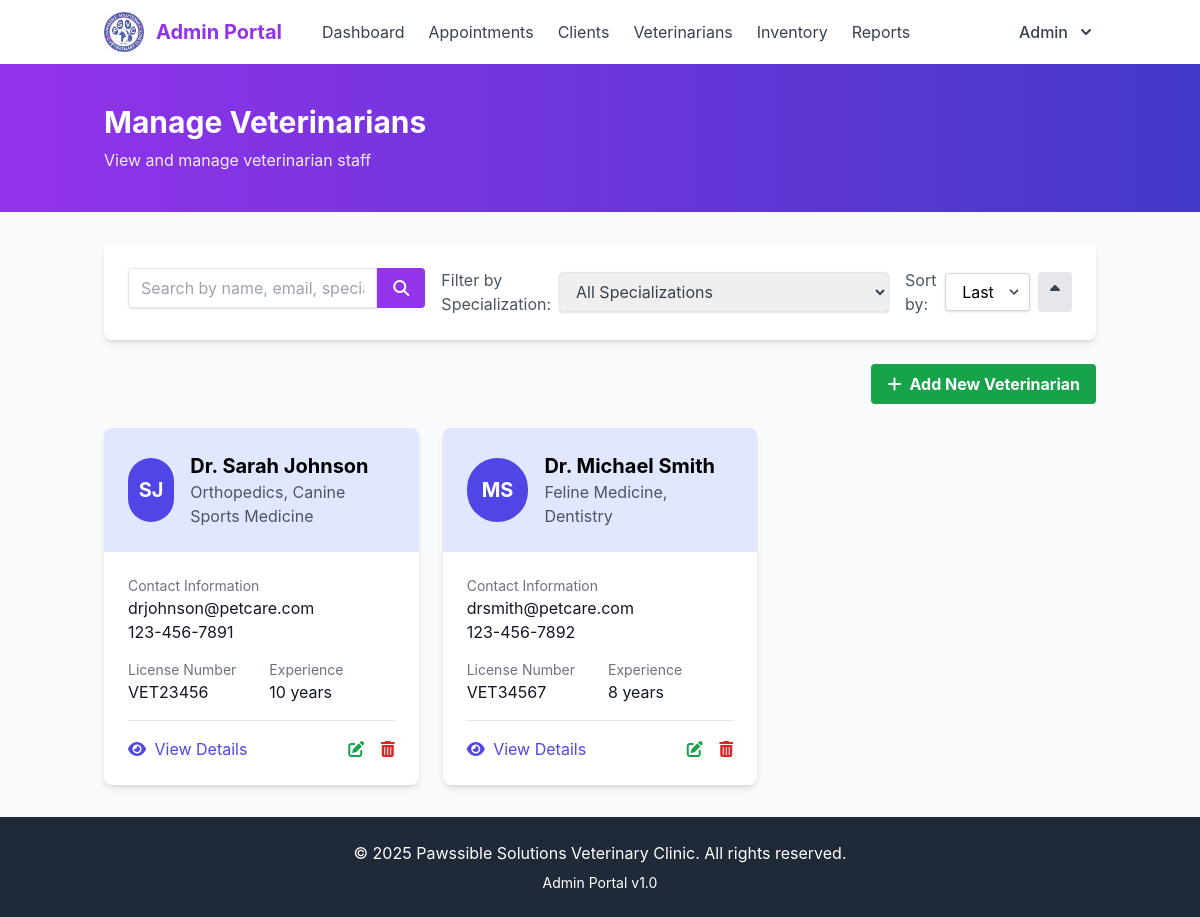
Page /admin/vets.php (signed in) on the earlier database version.
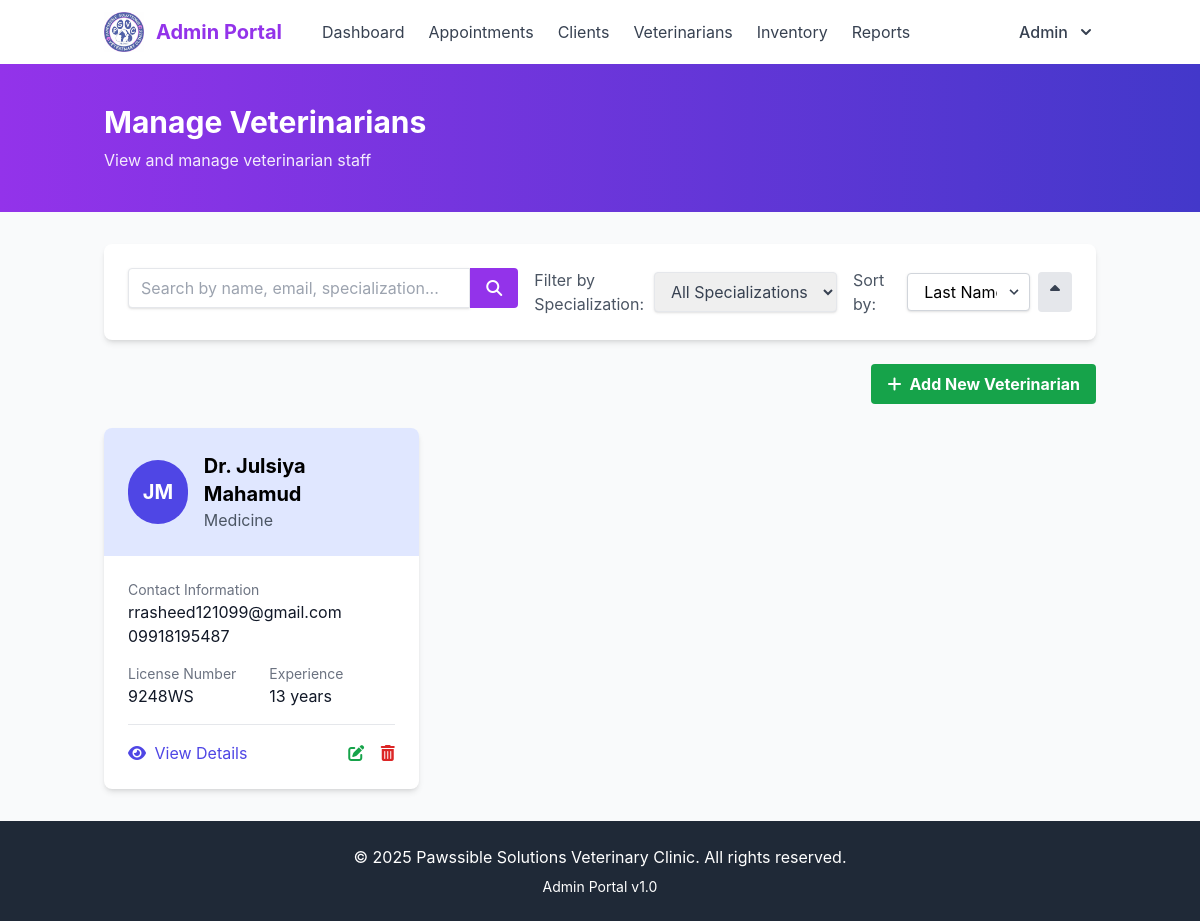
Same page on the later database version.
### tables this page shows
CREATE TABLE `vets` (
  `id` int(11) NOT NULL,
  `user_id` int(11) NOT NULL,
  `specialization` varchar(100) DEFAULT NULL,
  `license_number` varchar(50) DEFAULT NULL,
  `years_of_experience` int(11) DEFAULT NULL,
  `bio` text DEFAULT NULL
);

CREATE TABLE `users` (
  `id` int(11) NOT NULL,
  `username` varchar(50) NOT NULL,
  `password` varchar(255) NOT NULL,
  `first_name` varchar(50) NOT NULL,
  `last_name` varchar(50) NOT NULL,
  `email` varchar(100) NOT NULL,
  `phone` varchar(20) DEFAULT NULL,
  `role` enum('client','vet','admin') NOT NULL DEFAULT 'client',
  `last_login` datetime DEFAULT NULL,
  `created_at` timestamp NOT NULL DEFAULT current_timestamp(),
  `updated_at` timestamp NOT NULL DEFAULT current_timestamp() ON UPDATE current_timestamp()
);

### admin/vets.php (the view, shortened to what the changed rows need)
<?php
$database = new Database();
$db = $database->getConnection();
$sort = isset($_GET['sort']) ? $_GET['sort'] : 'last_name';
$order = isset($_GET['order']) ? $_GET['order'] : 'asc';
$query = "SELECT v.*, u.first_name, u.last_name, u.email, u.phone, u.last_login
          FROM vets v
          JOIN users u ON v.user_id = u.id
          WHERE u.role = 'vet'";
switch ($sort) {
    case 'last_name':
        $query .= " ORDER BY u.last_name " . $order;
        break;
}
$stmt = $db->prepare($query);
$stmt->execute();
include_once '../includes/admin_header.php';
?>
<div class="bg-gradient-to-r from-purple-600 to-indigo-700 py-10">
    <div class="container mx-auto px-4">
        <h1 class="text-3xl font-bold text-white">Manage Veterinarians</h1>
    </div>
</div>
<div class="container mx-auto px-4 py-8">
    <?php if ($stmt->rowCount() > 0): ?>
        <div class="grid grid-cols-1 md:grid-cols-2 lg:grid-cols-3 gap-6">
            <?php while ($vet = $stmt->fetch(PDO::FETCH_ASSOC)): ?>
                <div class="bg-white rounded-lg shadow-md overflow-hidden">
                    <div class="bg-indigo-100 p-6 flex items-center">
                        <div class="bg-indigo-600 text-white rounded-full h-16 w-16 flex items-center justify-center font-bold text-xl">
                            <?php echo strtoupper(substr($vet['first_name'], 0, 1) . substr($vet['last_name'], 0, 1)); ?>
                        </div>
                        <div class="ml-4">
                            <h3 class="text-xl font-bold">Dr. <?php echo htmlspecialchars($vet['first_name'] . ' ' . $vet['last_name']); ?></h3>
                            <?php if (!empty($vet['specialization'])): ?>
                                <p class="text-gray-600"><?php echo htmlspecialchars($vet['specialization']); ?></p>
                            <?php endif; ?>
                        </div>
                    </div>
                    <div class="p-6">
                        <div class="mb-4">
                            <p class="text-sm text-gray-500">Contact Information</p>
                            <p class="text-gray-900"><?php echo htmlspecialchars($vet['email']); ?></p>
                            <?php if (!empty($vet['phone'])): ?>
                                <p class="text-gray-900"><?php echo htmlspecialchars($vet['phone']); ?></p>
                            <?php endif; ?>
                        </div>
                        <div class="grid grid-cols-2 gap-4 mb-4">
                            <div>
                                <p class="text-sm text-gray-500">License Number</p>
                                <p class="text-gray-900"><?php echo !empty($vet['license_number']) ? htmlspecialchars($vet['license_number']) : 'N/A'; ?></p>
                            </div>
                            <div>
                                <p class="text-sm text-gray-500">Experience</p>
                                <p class="text-gray-900"><?php echo !empty($vet['years_of_experience']) ? htmlspecialchars($vet['years_of_experience']) . ' years' : 'N/A'; ?></p>
                            </div>
                        </div>
                        <div class="pt-4 border-t border-gray-200 flex justify-between">
                            <a href="view_vet.php?id=<?php echo $vet['id']; ?>" class="text-indigo-600 hover:text-indigo-900">
                                <i class="fas fa-eye mr-1"></i> View Details
                            </a>
                            <div>
                                <a href="edit_vet.php?id=<?php echo $vet['id']; ?>" class="text-green-600 hover:text-green-900 mr-3">
                                    <i class="fas fa-edit"></i>
                                </a>
                                <a href="#" onclick="confirmDelete(<?php echo $vet['id']; ?>, 'Dr. <?php echo htmlspecialchars($vet['first_name'] . ' ' . $vet['last_name']); ?>')" class="text-red-600 hover:text-red-900">
                                    <i class="fas fa-trash-alt"></i>
                                </a>
                            </div>
                        </div>
                    </div>
                </div>
            <?php endwhile; ?>
        </div>
    <?php endif; ?>
</div>
<?php include_once '../includes/admin_footer.php'; ?>

Differences in the rows shown:
removed vets: user.last_name "SJ", user.last_name "Sarah Johnson", specialization "Orthopedics, Canine Sports Medicine", user.email "drjohnson@petcare.com", user.phone "123-456-7891", license_number "VET23456", years_of_experience "10"
removed vets: user.last_name "MS", user.last_name "Michael Smith", specialization "Feline Medicine, Dentistry", user.email "drsmith@petcare.com", user.phone "123-456-7892", license_number "VET34567", years_of_experience "8"
added vets: user.last_name "JM", user.last_name "Julsiya Mahamud", specialization "Medicine", user.email "rrasheed121099@gmail.com", user.phone "09918195487", license_number "9248WS", years_of_experience "13"
